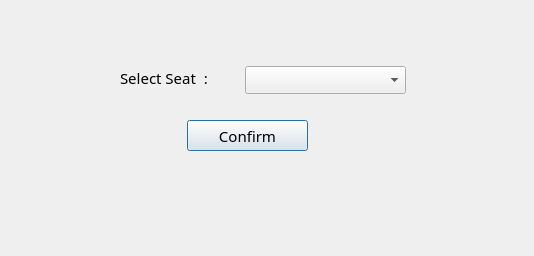
<?xml version="1.0" encoding="UTF-8"?>
<ui version="4.0">
 <class>Confirm_Booking_2</class>
 <widget class="QDialog" name="Confirm_Booking_2">
  <property name="geometry">
   <rect>
    <x>0</x>
    <y>0</y>
    <width>534</width>
    <height>256</height>
   </rect>
  </property>
  <property name="windowTitle">
   <string>Confirm Booking</string>
  </property>
  <widget class="QLabel" name="label_18">
   <property name="geometry">
    <rect>
     <x>120</x>
     <y>70</y>
     <width>111</width>
     <height>16</height>
    </rect>
   </property>
   <property name="font">
    <font>
     <family>Leelawadee UI Semilight</family>
     <pointsize>11</pointsize>
    </font>
   </property>
   <property name="text">
    <string>Select Seat  :</string>
   </property>
  </widget>
  <widget class="QComboBox" name="cmbConfirm">
   <property name="geometry">
    <rect>
     <x>245</x>
     <y>66</y>
     <width>161</width>
     <height>28</height>
    </rect>
   </property>
   <property name="font">
    <font>
     <family>Leelawadee UI Semilight</family>
     <pointsize>10</pointsize>
    </font>
   </property>
  </widget>
  <widget class="QPushButton" name="btnConfirm2">
   <property name="geometry">
    <rect>
     <x>187</x>
     <y>120</y>
     <width>121</width>
     <height>31</height>
    </rect>
   </property>
   <property name="font">
    <font>
     <family>Leelawadee UI Semilight</family>
     <pointsize>11</pointsize>
    </font>
   </property>
   <property name="text">
    <string>Confirm</string>
   </property>
  </widget>
  <widget class="QLabel" name="lblSeat">
   <property name="geometry">
    <rect>
     <x>184</x>
     <y>184</y>
     <width>211</width>
     <height>20</height>
    </rect>
   </property>
   <property name="font">
    <font>
     <family>Leelawadee UI Semilight</family>
     <pointsize>11</pointsize>
    </font>
   </property>
   <property name="text">
    <string/>
   </property>
  </widget>
 </widget>
 <resources/>
 <connections/>
</ui>
